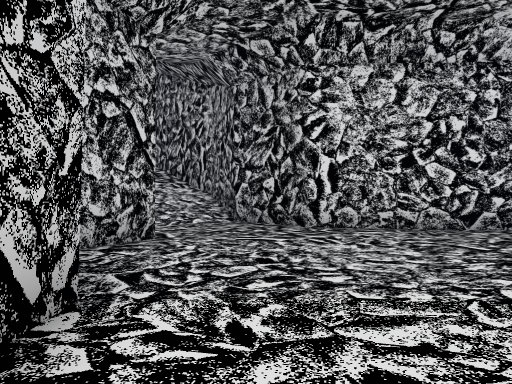
View 1 (above)

16 first-person views from a walk through a Godot game level. The camera is 1.3 m above the floor, looks level and sees 70° across. The floor is counted in squares, 2 m on a side. Each view is taken from the middle of a square. On the plan, view 1 faces up. The plan holds only what a view shows up to about 11 squares ahead; the rest is blank. The place goes on beyond the plan.

View 2
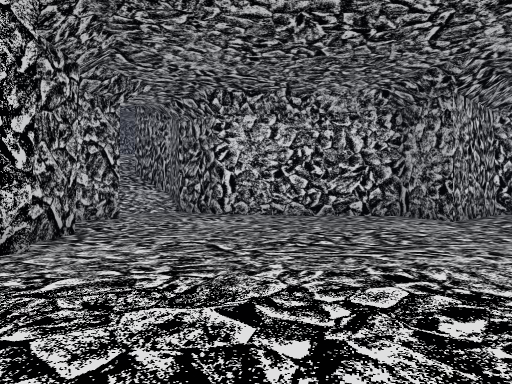

View 3
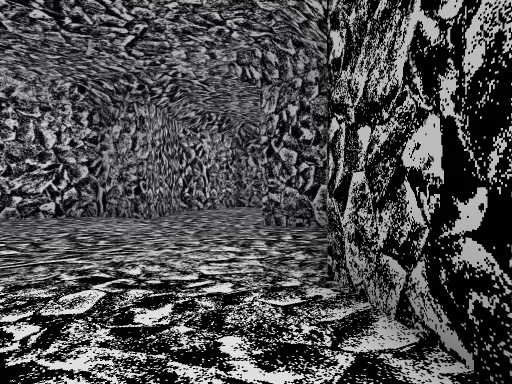

View 4
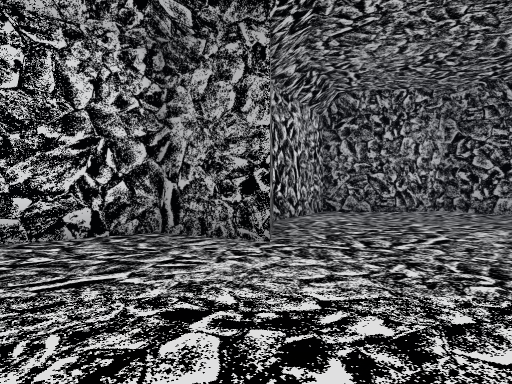

View 5
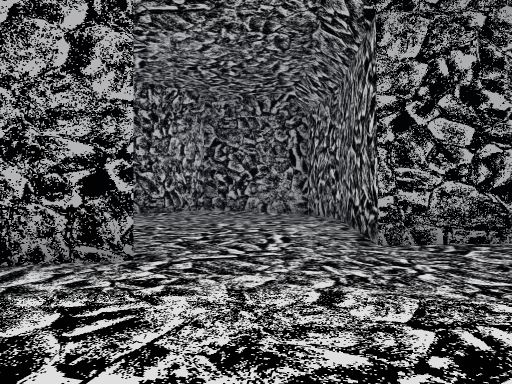

View 6
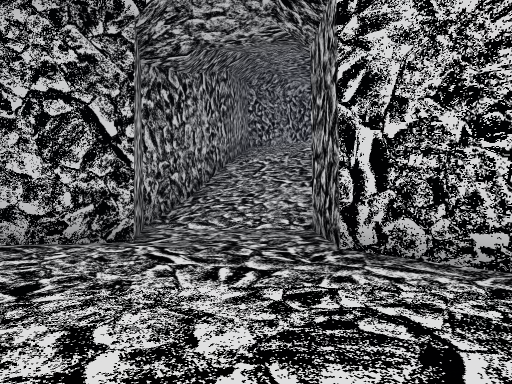

View 7
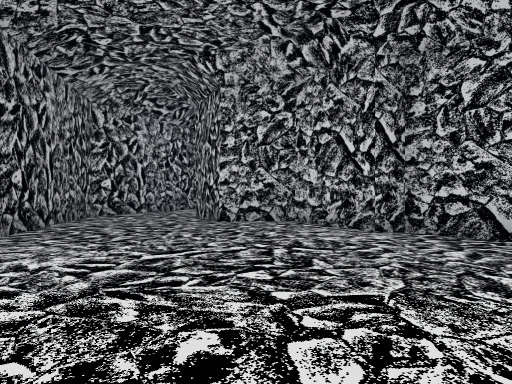

View 8
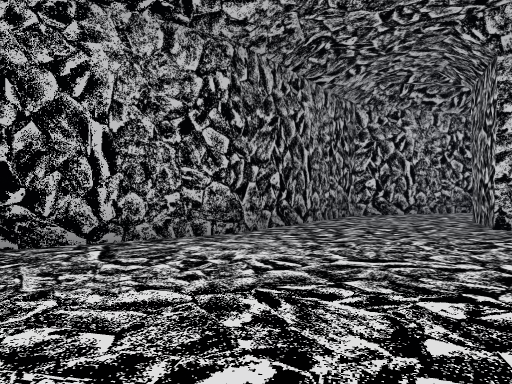

View 9
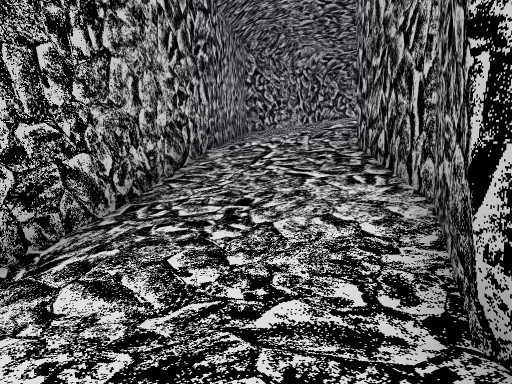

View 10
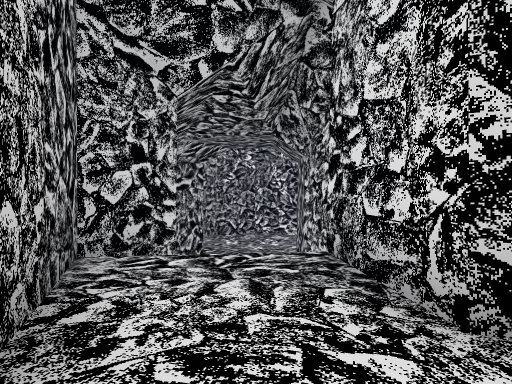

View 11
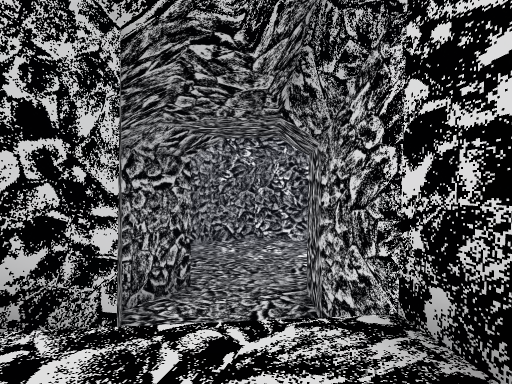

View 12
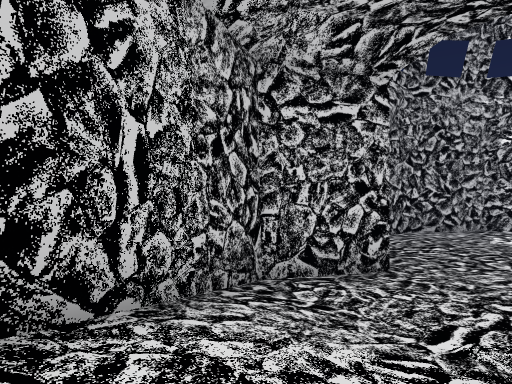

View 13
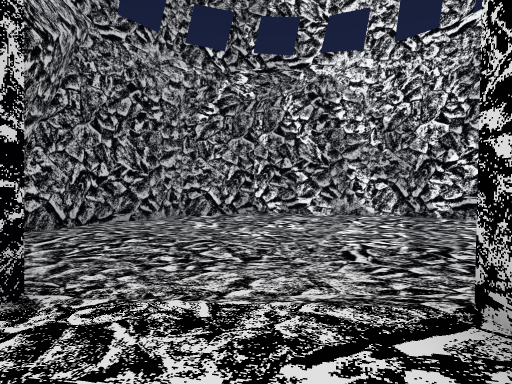

View 14
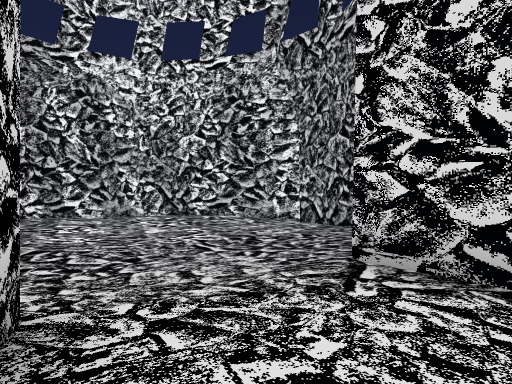

View 15
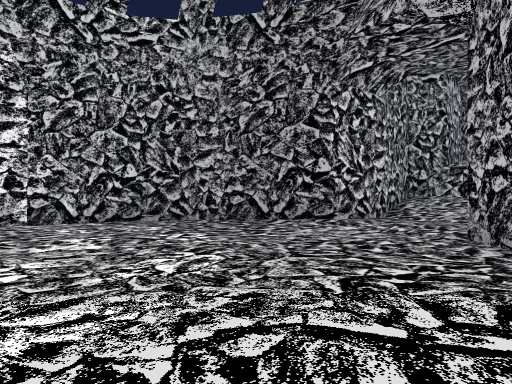

View 16
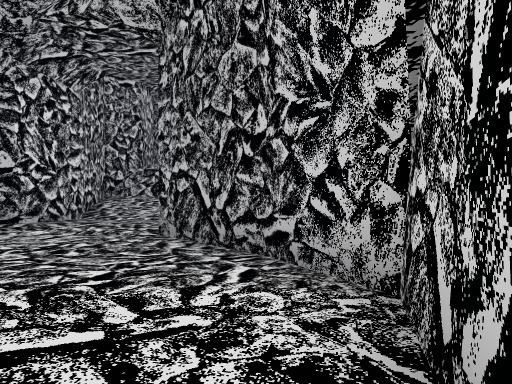

### Floor plan
Key: @ floor where view 1 was taken; # wall or solid block; . main floor; - floor 2.75 m lower than the main floor; _ floor 3 m lower than the main floor; / step, stairs or slope.
Columns run from 18 left of view 1 to 15 right of it. Each row starts with its distance up from view 1.
 13           #////
 12           ##///#
 11            ##///#
 10             #////#
  9             ##///##
  8              #////#          ###
  7               #//..#####  ####.#
  6               ##........###....##
  5                ##........#......##
  4                 #................#
  3                 #...............#
  2                 #...............#
  1                  #........#######
  0    #####         #@.......#
 -1  ###___##        #.......##
 -2  #--____##       #.....##
 -3  #--_____#       ##...##
 -4 ##--_____## #### #....#
 -5 #---_____/##///###...#
 -6 #--______---////....##
 -7 ##-______--/////..###
 -8  #______###/######
 -9  ##____## ##
-10    #####

Where each view was taken, in squares from view 1:
view 1: 0 up, 0 right, facing up
view 2: 4 down, 2 right, facing up
view 3: 4 down, 2 right, facing up-right
view 4: 1 up, 3 right, facing up-right
view 5: 3 up, 3 right, facing right
view 6: 3 up, 3 right, facing up-left
view 7: 3 up, 5 right, facing down-left
view 8: 3 up, 4 right, facing down
view 9: 6 up, 0 right, facing up-left
view 10: 6 down, 1 right, facing left
view 11: 6 down, 1 left, facing left
view 12: 5 down, 4 left, facing down-left
view 13: 6 down, 7 left, facing left
view 14: 8 down, 7 left, facing up-left
view 15: 9 down, 15 left, facing up-right
view 16: 9 down, 15 left, facing right
